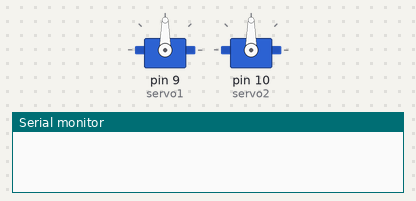
Bench run of a sketch on a simulated Arduino Uno, built with avr-gcc and run on an emulated ATmega328P. Shown: 2 × servo, the last lines printed to the serial monitor. At 1.6 s the program stops and its outputs stay as they are.

Above: at 0.1 s.
At 1.5 s:
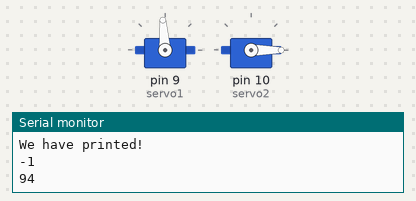
Timing chart, 0 to 3.0 s (numbered marks = the images above):
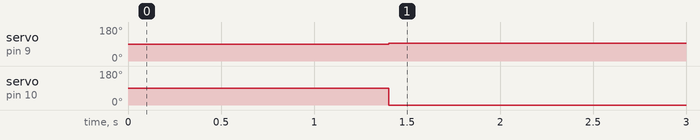

Measured:
- by itself, servo on pin 9 (servo1): 90° → 94° at 1.4 s
- by itself, servo on pin 10 (servo2): 90° → 0° at 1.4 s

The sketch:

Wreckmanji.ino
```cpp
#include <Servo.h>
#include<math.h>
const int servo1 = 9;
const int servo2 = 10;
Servo bottomServo;
Servo topServo;
const int readSwitch = 11;
const int bottom_arm = 100;
const int top_arm = 100;
typedef enum State {
  BEGINNING,
  WAITING,
  MOVEMENT,
  END,
  LEFT,
  RIGHT,
  UP,
  DOWN
} states;
//these are the coordinates of the start/final destination when moving in a straight line
double start_x;
double start_y;
double final_x;
double final_y;
//the current x and y coordinates of the servos
double curr_x;
double curr_y;
//used to keep track of time when moving in a line
double timer;
//the new angles we want the servos to move to
int new_top_angle;
int new_bottom_angle;
//true if we want the magnet to move in a straight line
bool linear_movement;
State state;
void setup() {
  Serial.begin(9600);
  // put your setup code here, to run once:
  bottomServo.attach(servo1);
  topServo.attach(servo2);
  curr_x = 0;
  curr_y = 0;
  new_top_angle = 90;
  new_bottom_angle = 90;
  linear_movement = true;
  timer = 0;
  state = BEGINNING;
  start_x = 0;
  start_y = 0;
  final_x = -107;
  final_y = 95;

}

void loop() {
  // put your main code here, to run repeatedly:
  //eventually we'll implement the other stuff, for now only WAITING and MOVEMENt
  switch (state) {
    case BEGINNING:
      bottomServo.write(new_top_angle);
      delay(500);
      topServo.write(new_bottom_angle);
      delay(500);
      state = WAITING;
      Serial.print("We have printed!\n");
      break;
    //calculate the angle you need to move to and set state to movement
    case WAITING:
      /*if (linear_movement) {
        if (final_x != curr_x || final_y != curr_y) {
          if (timer != 1) {
            timer += 0.05;
          } else {
            exit(0);
          }
          Serial.println(timer);
          x = LERP(start_x, final_x, timer);
          y = LERP(start_y, final_y, timer);
        }
      }*/
      if (final_x != curr_x || final_y != curr_y) {
        //moved calculating coordinates elsewhere
        /*if (x > 0) {
          new_top_angle = (int) ((1.5 * PI - acos((pow(final_x, 2) + pow(final_y, 2) - pow(top_arm, 2) - pow(bottom_arm, 2))/(2 * bottom_arm*top_arm))) * 180 / PI);
          new_bottom_angle = (int) ((atan((float) y/x) - atan(top_arm*cos(new_top_angle)/(bottom_arm-top_arm*sin(new_top_angle)))) * 180 / PI);

        } else {
          new_top_angle = (int) ((acos((pow(x, 2) + pow(y, 2) - pow(top_arm, 2) - pow(bottom_arm, 2))/(2 * bottom_arm*top_arm) - PI/2)) * 180 / PI);
          new_bottom_angle = (int) ((PI + atan((float) y/x) - atan(top_arm*cos(new_top_angle)/(bottom_arm-top_arm*sin(new_top_angle)))) * 180 / PI);
        }*/
        state = MOVEMENT;
      }

      /*if (timer == 1) {
        state = END;
      } else {
        state = MOVEMENT;
      }*/
      break;
    case MOVEMENT:
      start_x = curr_x;
      start_y = curr_y;
      double x;
      double y;
      /*for (double timer = 0.05; timer <= 1; timer+= 0.05) {
        //this calculates the next coordinates to go to
        x = LERP(start_x, final_x, timer);
        Serial.print(x, DEC);
        Serial.print("\n");
        y = LERP(start_y, final_y, timer);
        Serial.print("y");
        Serial.print("\n");
        if (x > 0) {
          new_top_angle = (int) ((1.5 * PI - acos((pow(x, 2) + pow(y, 2) - pow(top_arm, 2) - pow(bottom_arm, 2))/(2 * bottom_arm*top_arm))) * 180 / PI);
          new_bottom_angle = (int) ((atan((float) y/x) - atan(top_arm*cos(new_top_angle)/(bottom_arm-top_arm*sin(new_top_angle)))) * 180 / PI);

        } else {
          new_top_angle = (int) ((acos((pow(x, 2) + pow(y, 2) - pow(top_arm, 2) - pow(bottom_arm, 2))/(2 * bottom_arm*top_arm) - PI/2)) * 180 / PI);
          new_bottom_angle = (int) ((PI + atan((float) y/x) - atan(top_arm*cos(new_top_angle)/(bottom_arm-top_arm*sin(new_top_angle)))) * 180 / PI);
        }
        Serial.print("top: ");
        Serial.print(new_top_angle);
        Serial.print("\n");
        Serial.print("bottom: ");
        Serial.print(new_bottom_angle);
        Serial.print("\n");
        //writes the new angles
        bottomServo.write(new_bottom_angle);
        topServo.write(new_top_angle);
        delay(100);
      }
      //should set x y coords to that it won't move anymore
      curr_x = final_x;
      curr_y = final_y;
      Serial.print("Ive done nothing wrong\n");*/
      if (final_x < 0) {
        double new_top_angle_radians = acos((pow(final_x, 2) + pow(final_y, 2) - pow(top_arm, 2) - pow(bottom_arm, 2))/(2 * bottom_arm*top_arm)) - PI/2;
        new_top_angle = (int) (new_top_angle_radians * 180 / PI);
        new_bottom_angle = (int) ((PI + atan((float) final_y/final_x) - atan(top_arm*cos(new_top_angle_radians)/(bottom_arm-top_arm*sin(new_top_angle_radians)))) * 180 / PI);
        Serial.print(new_top_angle);
        Serial.print("\n");
        Serial.print(new_bottom_angle);
        Serial.print("\n");
      } else {
        double new_top_angle_radians = (1.5 * PI - acos((pow(final_x, 2) + pow(final_y, 2) - pow(top_arm, 2) - pow(bottom_arm, 2))/(2 * bottom_arm*top_arm)));
        new_top_angle = (int) (new_top_angle_radians * 180 / PI);
        new_bottom_angle = (int) ((atan((float) final_y/final_x) - atan(top_arm*cos(new_top_angle_radians)/(bottom_arm-top_arm*sin(new_top_angle_radians)))) * 180 / PI);
        Serial.print(new_top_angle);
        Serial.print("\n");
        Serial.print(new_bottom_angle);
        Serial.print("\n");
      }
      bottomServo.write(new_bottom_angle);
      topServo.write(new_top_angle);
      state = END;

      break;
    case END:
      exit(0);
  }
  delay(200);
}

/**
 * Linear interpolation
 * Returns the value along the line between start_x and final_x based on the value of t
 * t ranges from 0 to 1 (at 0 the function returns start_x and at 1 it returns final_x)
 */
double LERP(double start_x, double final_x, double t) {
  return start_x + t * (final_x - start_x);
}
```
